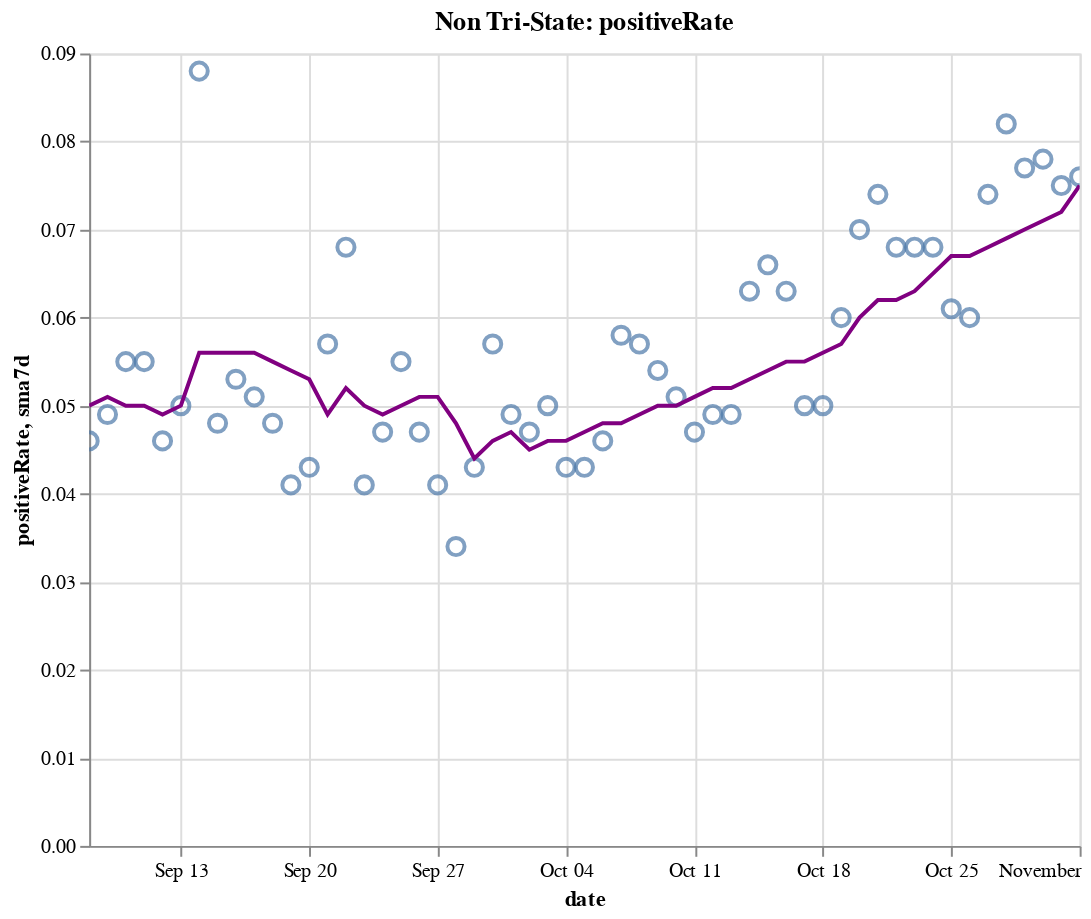

The notebook cell this image was saved under:
### Code cell
create_plot(non_tristate, 'positiveRate')

### Figure 1 — Vega-Lite specification as saved in the notebook (floating-point values rounded to 4 significant figures)
{"config": {"view": {"continuousWidth": 400, "continuousHeight": 300}}, "layer": [{"layer": [{"mark": {"type": "point", "size": 75}, "encoding": {"tooltip": [{"type": "temporal", "field": "date"}, {"type": "quantitative", "field": "positiveRate"}, {"type": "quantitative", "field": "sma7d"}], "x": {"type": "temporal", "field": "date"}, "y": {"type": "quantitative", "field": "positiveRate"}}, "selection": {"selector016": {"type": "interval", "bind": "scales", "encodings": ["x", "y"]}}}, {"mark": {"type": "line", "color": "purple"}, "encoding": {"x": {"type": "temporal", "field": "date"}, "y": {"type": "quantitative", "field": "sma7d"}}}]}, {"mark": {"type": "rule", "color": "#aaa"}, "encoding": {"x": {"type": "temporal", "field": "date"}}, "transform": [{"filter": {"selection": "selector015"}}]}, {"mark": "circle", "encoding": {"opacity": {"condition": {"value": 1, "selection": "selector015"}, "value": 0}, "tooltip": [{"type": "temporal", "field": "date"}, {"type": "quantitative", "field": "positiveRate"}, {"type": "quantitative", "field": "sma7d"}], "x": {"type": "temporal", "field": "date"}, "y": {"type": "quantitative", "field": "positiveRate"}}, "selection": {"selector015": {"type": "single", "encodings": ["x"], "on": "mouseover", "nearest": true, "empty": "none"}}}, {"mark": {"type": "text", "align": "left", "dx": 5, "dy": -5, "stroke": "white", "strokeWidth": 2}, "encoding": {"text": {"type": "quantitative", "field": "positiveRate"}, "tooltip": [{"type": "temporal", "field": "date"}, {"type": "quantitative", "field": "positiveRate"}, {"type": "quantitative", "field": "sma7d"}], "x": {"type": "temporal", "field": "date"}, "y": {"type": "quantitative", "field": "positiveRate"}}, "transform": [{"filter": {"selection": "selector015"}}]}, {"mark": {"type": "text", "align": "left", "dx": 5, "dy": -5}, "encoding": {"text": {"type": "quantitative", "field": "positiveRate"}, "tooltip": [{"type": "temporal", "field": "date"}, {"type": "quantitative", "field": "positiveRate"}, {"type": "quantitative", "field": "sma7d"}], "x": {"type": "temporal", "field": "date"}, "y": {"type": "quantitative", "field": "positiveRate"}}, "transform": [{"filter": {"selection": "selector015"}}]}], "data": {"name": "data-fb2667469f01dec0aea5290fbf22f9db"}, "height": 400, "title": "Non Tri-State: positiveRate", "width": 500, "$schema": "https://vega.github.io/schema/vega-lite/v4.8.1.json", "datasets": {"data-fb2667469f01dec0aea5290fbf22f9db": [{"date": "2020-09-08T00:00:00", "totalTestResultsIncrease": 459600.0, "positiveIncrease": 20950.0, "death": 135900.0, "deathIncrease": 341.0, "positiveRate": 0.046, "state": "Non Tri-State", "sma7d": 0.05}, {"date": "2020-09-09T00:00:00", "totalTestResultsIncrease": 614000.0, "positiveIncrease": 30080.0, "death": 136900.0, "deathIncrease": 1073.0, "positiveRate": 0.049, "state": "Non Tri-State", "sma7d": 0.051}, {"date": "2020-09-10T00:00:00", "totalTestResultsIncrease": 662800.0, "positiveIncrease": 36130.0, "death": 138100.0, "deathIncrease": 1154.0, "positiveRate": 0.055, "state": "Non Tri-State", "sma7d": 0.05}, {"date": "2020-09-11T00:00:00", "totalTestResultsIncrease": 781600.0, "positiveIncrease": 43290.0, "death": 139100.0, "deathIncrease": 1002.0, "positiveRate": 0.055, "state": "Non Tri-State", "sma7d": 0.05}, {"date": "2020-09-12T00:00:00", "totalTestResultsIncrease": 890900.0, "positiveIncrease": 40770.0, "death": 139900.0, "deathIncrease": 804.0, "positiveRate": 0.046, "state": "Non Tri-State", "sma7d": 0.049}, {"date": "2020-09-13T00:00:00", "totalTestResultsIncrease": 672600.0, "positiveIncrease": 33400.0, "death": 140300.0, "deathIncrease": 379.0, "positiveRate": 0.05, "state": "Non Tri-State", "sma7d": 0.05}, {"date": "2020-09-14T00:00:00", "totalTestResultsIncrease": 367400.0, "positiveIncrease": 32360.0, "death": 140700.0, "deathIncrease": 391.0, "positiveRate": 0.088, "state": "Non Tri-State", "sma7d": 0.056}, {"date": "2020-09-15T00:00:00", "totalTestResultsIncrease": 706000.0, "positiveIncrease": 33730.0, "death": 141700.0, "deathIncrease": 1011.0, "positiveRate": 0.048, "state": "Non Tri-State", "sma7d": 0.056}, {"date": "2020-09-16T00:00:00", "totalTestResultsIncrease": 725200.0, "positiveIncrease": 38780.0, "death": 142900.0, "deathIncrease": 1184.0, "positiveRate": 0.053, "state": "Non Tri-State", "sma7d": 0.056}, {"date": "2020-09-17T00:00:00", "totalTestResultsIncrease": 828100.0, "positiveIncrease": 41890.0, "death": 143700.0, "deathIncrease": 856.0, "positiveRate": 0.051, "state": "Non Tri-State", "sma7d": 0.056}, {"date": "2020-09-18T00:00:00", "totalTestResultsIncrease": 963800.0, "positiveIncrease": 46040.0, "death": 144600.0, "deathIncrease": 883.0, "positiveRate": 0.048, "state": "Non Tri-State", "sma7d": 0.055}, {"date": "2020-09-19T00:00:00", "totalTestResultsIncrease": 1066000.0, "positiveIncrease": 44050.0, "death": 145300.0, "deathIncrease": 735.0, "positiveRate": 0.041, "state": "Non Tri-State", "sma7d": 0.054}, {"date": "2020-09-20T00:00:00", "totalTestResultsIncrease": 818200.0, "positiveIncrease": 34960.0, "death": 145600.0, "deathIncrease": 322.0, "positiveRate": 0.043, "state": "Non Tri-State", "sma7d": 0.053}, {"date": "2020-09-21T00:00:00", "totalTestResultsIncrease": 671100.0, "positiveIncrease": 38000.0, "death": 145900.0, "deathIncrease": 281.0, "positiveRate": 0.057, "state": "Non Tri-State", "sma7d": 0.049}, {"date": "2020-09-22T00:00:00", "totalTestResultsIncrease": 710300.0, "positiveIncrease": 48070.0, "death": 146800.0, "deathIncrease": 842.0, "positiveRate": 0.068, "state": "Non Tri-State", "sma7d": 0.052}, {"date": "2020-09-23T00:00:00", "totalTestResultsIncrease": 904300.0, "positiveIncrease": 37340.0, "death": 147900.0, "deathIncrease": 1145.0, "positiveRate": 0.041, "state": "Non Tri-State", "sma7d": 0.05}, {"date": "2020-09-24T00:00:00", "totalTestResultsIncrease": 900400.0, "positiveIncrease": 42030.0, "death": 148800.0, "deathIncrease": 908.0, "positiveRate": 0.047, "state": "Non Tri-State", "sma7d": 0.049}, {"date": "2020-09-25T00:00:00", "totalTestResultsIncrease": 977400.0, "positiveIncrease": 53920.0, "death": 149700.0, "deathIncrease": 829.0, "positiveRate": 0.055, "state": "Non Tri-State", "sma7d": 0.05}, {"date": "2020-09-26T00:00:00", "totalTestResultsIncrease": 989600.0, "positiveIncrease": 46040.0, "death": 150500.0, "deathIncrease": 859.0, "positiveRate": 0.047, "state": "Non Tri-State", "sma7d": 0.051}, {"date": "2020-09-27T00:00:00", "totalTestResultsIncrease": 820500.0, "positiveIncrease": 33860.0, "death": 150800.0, "deathIncrease": 295.0, "positiveRate": 0.041, "state": "Non Tri-State", "sma7d": 0.051}, {"date": "2020-09-28T00:00:00", "totalTestResultsIncrease": 1007000.0, "positiveIncrease": 34560.0, "death": 151100.0, "deathIncrease": 245.0, "positiveRate": 0.034, "state": "Non Tri-State", "sma7d": 0.048}, {"date": "2020-09-29T00:00:00", "totalTestResultsIncrease": 815600.0, "positiveIncrease": 35060.0, "death": 151800.0, "deathIncrease": 725.0, "positiveRate": 0.043, "state": "Non Tri-State", "sma7d": 0.044}, {"date": "2020-09-30T00:00:00", "totalTestResultsIncrease": 747800.0, "positiveIncrease": 42420.0, "death": 152800.0, "deathIncrease": 1040.0, "positiveRate": 0.057, "state": "Non Tri-State", "sma7d": 0.046}, {"date": "2020-10-01T00:00:00", "totalTestResultsIncrease": 878100.0, "positiveIncrease": 43430.0, "death": 153600.0, "deathIncrease": 832.0, "positiveRate": 0.049, "state": "Non Tri-State", "sma7d": 0.047}, {"date": "2020-10-02T00:00:00", "totalTestResultsIncrease": 992000.0, "positiveIncrease": 46590.0, "death": 154500.0, "deathIncrease": 822.0, "positiveRate": 0.047, "state": "Non Tri-State", "sma7d": 0.045}, {"date": "2020-10-03T00:00:00", "totalTestResultsIncrease": 965100.0, "positiveIncrease": 48660.0, "death": 155200.0, "deathIncrease": 729.0, "positiveRate": 0.05, "state": "Non Tri-State", "sma7d": 0.046}, {"date": "2020-10-04T00:00:00", "totalTestResultsIncrease": 857700.0, "positiveIncrease": 36510.0, "death": 155500.0, "deathIncrease": 348.0, "positiveRate": 0.043, "state": "Non Tri-State", "sma7d": 0.046}, {"date": "2020-10-05T00:00:00", "totalTestResultsIncrease": 840100.0, "positiveIncrease": 35860.0, "death": 155900.0, "deathIncrease": 312.0, "positiveRate": 0.043, "state": "Non Tri-State", "sma7d": 0.047}, {"date": "2020-10-06T00:00:00", "totalTestResultsIncrease": 792500.0, "positiveIncrease": 36470.0, "death": 156500.0, "deathIncrease": 612.0, "positiveRate": 0.046, "state": "Non Tri-State", "sma7d": 0.048}, {"date": "2020-10-07T00:00:00", "totalTestResultsIncrease": 834500.0, "positiveIncrease": 48570.0, "death": 157400.0, "deathIncrease": 901.0, "positiveRate": 0.058, "state": "Non Tri-State", "sma7d": 0.048}, {"date": "2020-10-08T00:00:00", "totalTestResultsIncrease": 915800.0, "positiveIncrease": 51770.0, "death": 158300.0, "deathIncrease": 963.0, "positiveRate": 0.057, "state": "Non Tri-State", "sma7d": 0.049}, {"date": "2020-10-09T00:00:00", "totalTestResultsIncrease": 1008000.0, "positiveIncrease": 54260.0, "death": 159200.0, "deathIncrease": 880.0, "positiveRate": 0.054, "state": "Non Tri-State", "sma7d": 0.05}, {"date": "2020-10-10T00:00:00", "totalTestResultsIncrease": 1078000.0, "positiveIncrease": 55180.0, "death": 159900.0, "deathIncrease": 650.0, "positiveRate": 0.051, "state": "Non Tri-State", "sma7d": 0.05}, {"date": "2020-10-11T00:00:00", "totalTestResultsIncrease": 964300.0, "positiveIncrease": 44900.0, "death": 160300.0, "deathIncrease": 458.0, "positiveRate": 0.047, "state": "Non Tri-State", "sma7d": 0.051}, {"date": "2020-10-12T00:00:00", "totalTestResultsIncrease": 815300.0, "positiveIncrease": 40270.0, "death": 160600.0, "deathIncrease": 271.0, "positiveRate": 0.049, "state": "Non Tri-State", "sma7d": 0.052}, {"date": "2020-10-13T00:00:00", "totalTestResultsIncrease": 927500.0, "positiveIncrease": 45620.0, "death": 161300.0, "deathIncrease": 671.0, "positiveRate": 0.049, "state": "Non Tri-State", "sma7d": 0.052}, {"date": "2020-10-14T00:00:00", "totalTestResultsIncrease": 857500.0, "positiveIncrease": 54390.0, "death": 162100.0, "deathIncrease": 791.0, "positiveRate": 0.063, "state": "Non Tri-State", "sma7d": 0.053}, {"date": "2020-10-15T00:00:00", "totalTestResultsIncrease": 920000.0, "positiveIncrease": 60500.0, "death": 163000.0, "deathIncrease": 929.0, "positiveRate": 0.066, "state": "Non Tri-State", "sma7d": 0.054}, {"date": "2020-10-16T00:00:00", "totalTestResultsIncrease": 1030000.0, "positiveIncrease": 64720.0, "death": 163800.0, "deathIncrease": 860.0, "positiveRate": 0.063, "state": "Non Tri-State", "sma7d": 0.055}, {"date": "2020-10-17T00:00:00", "totalTestResultsIncrease": 1101000.0, "positiveIncrease": 55150.0, "death": 164600.0, "deathIncrease": 769.0, "positiveRate": 0.05, "state": "Non Tri-State", "sma7d": 0.055}, {"date": "2020-10-18T00:00:00", "totalTestResultsIncrease": 924200.0, "positiveIncrease": 46190.0, "death": 165000.0, "deathIncrease": 379.0, "positiveRate": 0.05, "state": "Non Tri-State", "sma7d": 0.056}, {"date": "2020-10-19T00:00:00", "totalTestResultsIncrease": 898300.0, "positiveIncrease": 53750.0, "death": 165400.0, "deathIncrease": 426.0, "positiveRate": 0.06, "state": "Non Tri-State", "sma7d": 0.057}, {"date": "2020-10-20T00:00:00", "totalTestResultsIncrease": 826100.0, "positiveIncrease": 57940.0, "death": 166200.0, "deathIncrease": 801.0, "positiveRate": 0.07, "state": "Non Tri-State", "sma7d": 0.06}, {"date": "2020-10-21T00:00:00", "totalTestResultsIncrease": 770100.0, "positiveIncrease": 57240.0, "death": 167200.0, "deathIncrease": 991.0, "positiveRate": 0.074, "state": "Non Tri-State", "sma7d": 0.062}, {"date": "2020-10-22T00:00:00", "totalTestResultsIncrease": 1028000.0, "positiveIncrease": 69720.0, "death": 168300.0, "deathIncrease": 1108.0, "positiveRate": 0.068, "state": "Non Tri-State", "sma7d": 0.062}, {"date": "2020-10-23T00:00:00", "totalTestResultsIncrease": 1174000.0, "positiveIncrease": 79700.0, "death": 169200.0, "deathIncrease": 888.0, "positiveRate": 0.068, "state": "Non Tri-State", "sma7d": 0.063}, {"date": "2020-10-24T00:00:00", "totalTestResultsIncrease": 1163000.0, "positiveIncrease": 78960.0, "death": 170100.0, "deathIncrease": 869.0, "positiveRate": 0.068, "state": "Non Tri-State", "sma7d": 0.065}, {"date": "2020-10-25T00:00:00", "totalTestResultsIncrease": 1025000.0, "positiveIncrease": 62890.0, "death": 170400.0, "deathIncrease": 361.0, "positiveRate": 0.061, "state": "Non Tri-State", "sma7d": 0.067}, {"date": "2020-10-26T00:00:00", "totalTestResultsIncrease": 957800.0, "positiveIncrease": 57820.0, "death": 170800.0, "deathIncrease": 358.0, "positiveRate": 0.06, "state": "Non Tri-State", "sma7d": 0.067}, {"date": "2020-10-27T00:00:00", "totalTestResultsIncrease": 926500.0, "positiveIncrease": 68920.0, "death": 171700.0, "deathIncrease": 895.0, "positiveRate": 0.074, "state": "Non Tri-State", "sma7d": 0.068}, {"date": "2020-10-28T00:00:00", "totalTestResultsIncrease": 902800.0, "positiveIncrease": 74470.0, "death": 172700.0, "deathIncrease": 983.0, "positiveRate": 0.082, "state": "Non Tri-State", "sma7d": 0.069}, {"date": "2020-10-29T00:00:00", "totalTestResultsIncrease": 1085000.0, "positiveIncrease": 83080.0, "death": 173700.0, "deathIncrease": 1017.0, "positiveRate": 0.077, "state": "Non Tri-State", "sma7d": 0.07}, {"date": "2020-10-30T00:00:00", "totalTestResultsIncrease": 1183000.0, "positiveIncrease": 92090.0, "death": 174600.0, "deathIncrease": 907.0, "positiveRate": 0.078, "state": "Non Tri-State", "sma7d": 0.071}, {"date": "2020-10-31T00:00:00", "totalTestResultsIncrease": 1155000.0, "positiveIncrease": 87180.0, "death": 175500.0, "deathIncrease": 949.0, "positiveRate": 0.075, "state": "Non Tri-State", "sma7d": 0.072}, {"date": "2020-11-01T00:00:00", "totalTestResultsIncrease": 929300.0, "positiveIncrease": 70180.0, "death": 175900.0, "deathIncrease": 370.0, "positiveRate": 0.076, "state": "Non Tri-State", "sma7d": 0.075}]}}
